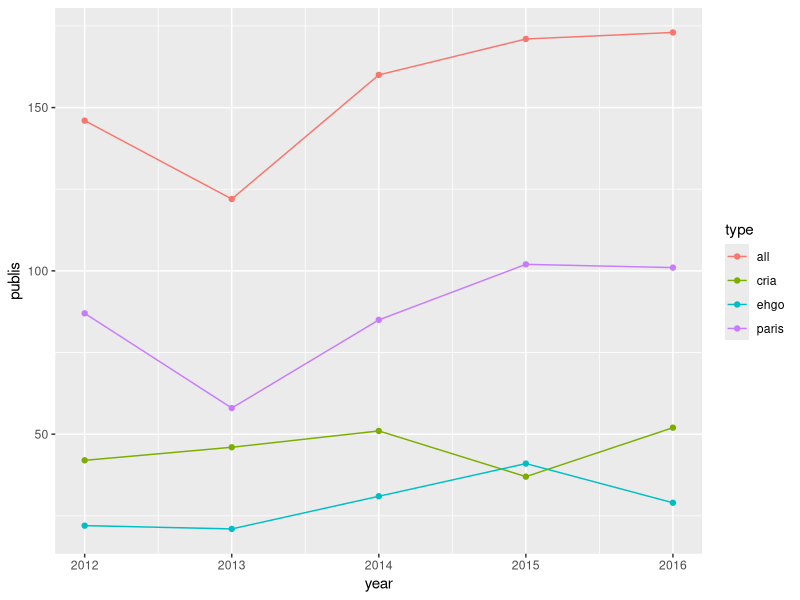
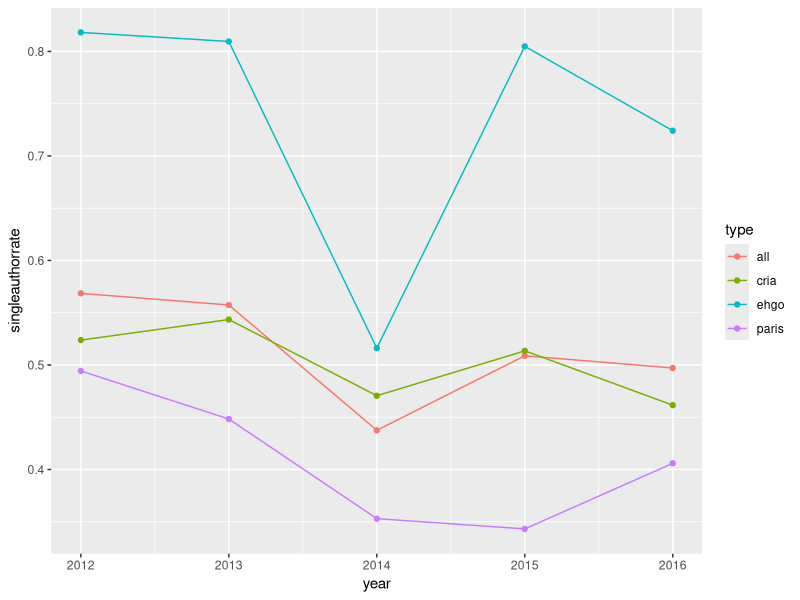
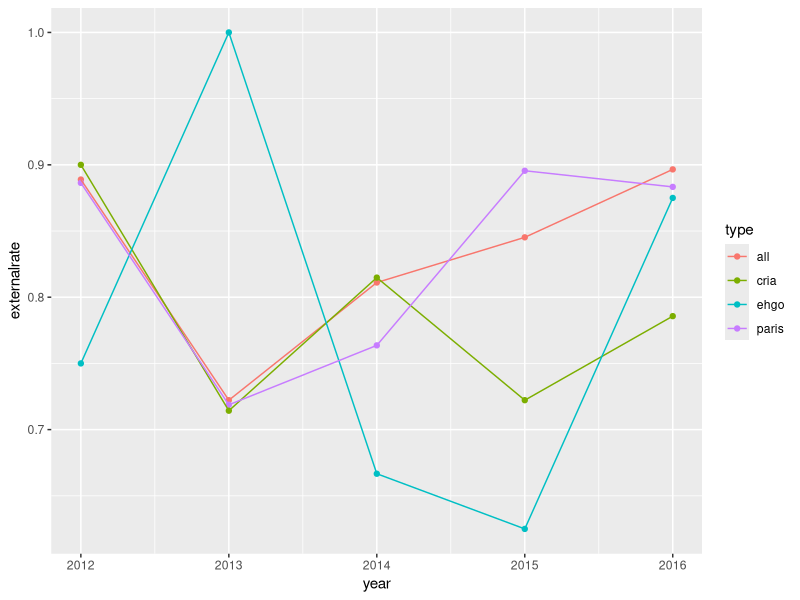
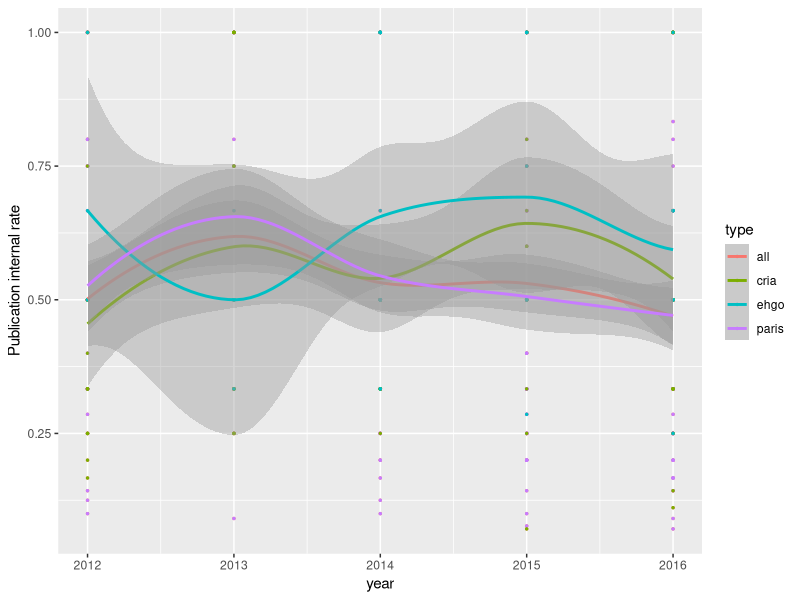
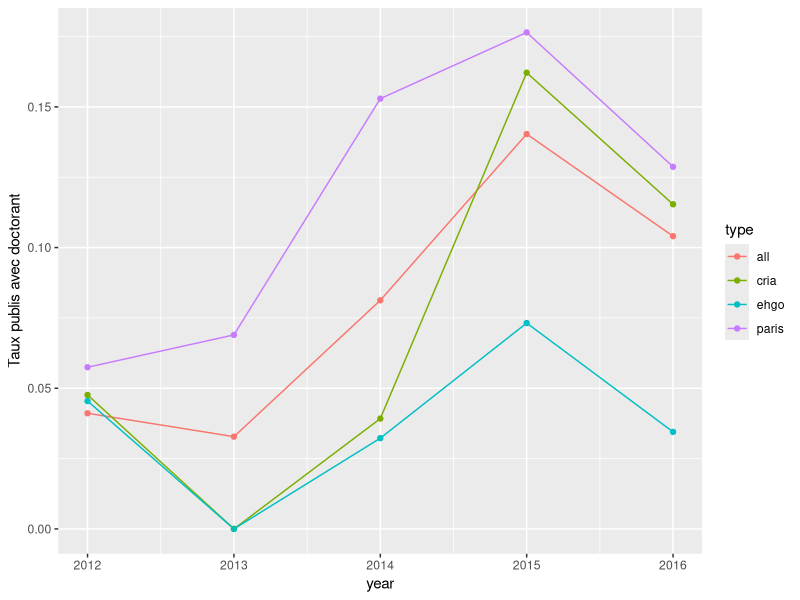
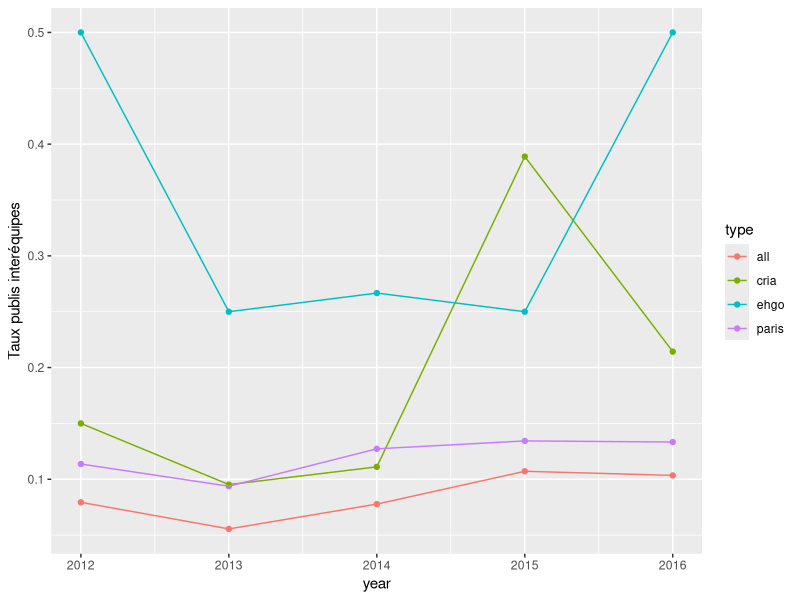
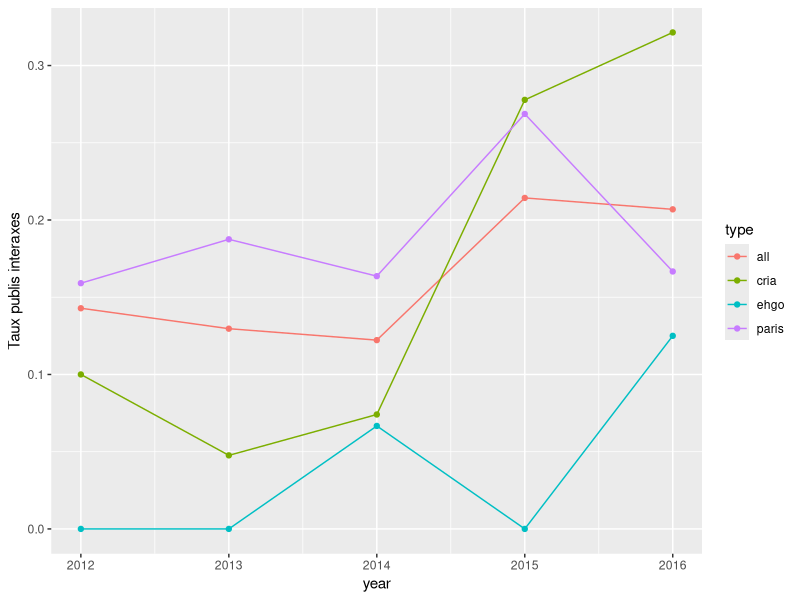
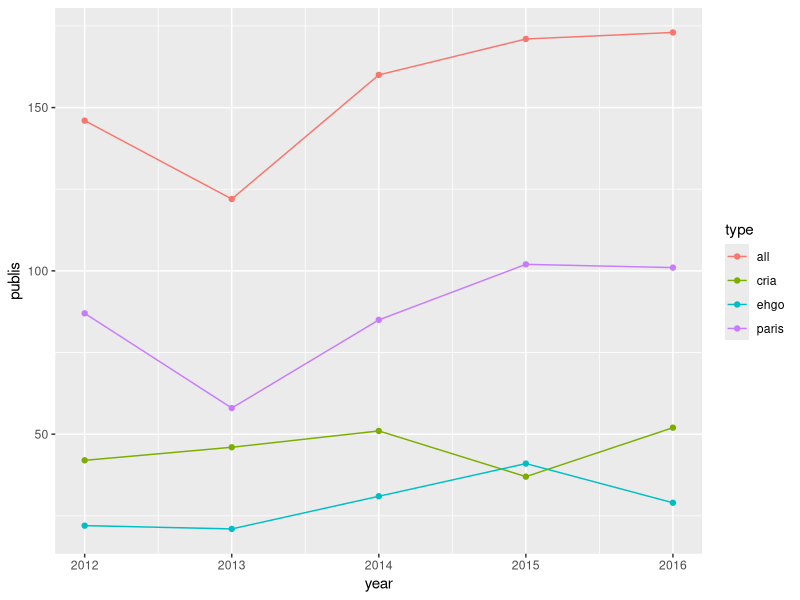

Source code (R) for these figures, in order: (Note: this script raises an error after producing the figures.)

# simplified analysis

# load data


library(dplyr)
library(ggplot2)


setwd(paste0(Sys.getenv('CS_HOME'),'/Misc/AnalyseGeocites/Models'))
resdir = paste0(Sys.getenv('CS_HOME'),'/Misc/AnalyseGeocites/Results/measures/')

# authors
authors <- as.tbl(read.csv('data/authors_desamb.csv',sep=";",stringsAsFactors = FALSE))
# publications
publis <- as.tbl(read.csv('data/publications.csv',sep=";",stringsAsFactors = FALSE))
# authorship
authorship <- as.tbl(read.csv('data/authorship.csv',sep=";",stringsAsFactors = FALSE))
authorship = authorship[sapply(authorship$AuteurDesamb,nchar)>0,]

publitypes = c("article_revue","article","ouvrage","chapitre","proceedings","actes_congres_national","dir_ouvrage")
years = 2012:2016

publis = publis[publis$typepubli%in%publitypes,]

# nbr publis
nrow(publis)

team_authorship = left_join(authorship,authors,by=c('AuteurDesamb'='NOM'))
team_authorship$EQUIPE[is.na(team_authorship$EQUIPE)]="EXT"
team_authorship$STATUT[is.na(team_authorship$STATUT)]=666
team_authorship = team_authorship[team_authorship$id_article%in%publis$id&team_authorship$EQUIPE!=""&team_authorship$id_article!=6522,] # 6522 : side effect of removing desjardins ; only one with one ext left alone.
# multi team ?
#duplicated(team_authorship[,1:2])
byteam = team_authorship%>%group_by(id_article)%>%
  summarise(paris=as.numeric(sum(as.numeric("P.A.R.I.S"%in%EQUIPE))>0),
            cria=as.numeric(sum(as.numeric("C.R.I.A"%in%EQUIPE))>0),
            ehgo=as.numeric(sum(as.numeric("E.H.GO"%in%EQUIPE))>0),
            internonly=as.numeric(prod(as.numeric(AuteurDesamb%in%authors$NOM))==1),
            nbauthorsintern = sum(as.numeric(AuteurDesamb%in%authors$NOM)),
            nbauthors = n(),
            nbequipes = length(unique(EQUIPE[EQUIPE!="EXT"])), # ! remove NAs !
            withDoctorant = as.numeric(1%in%STATUT),
            onlyDoctorants = prod(STATUT)==1
            )

# add nb axes
nbaxes = sapply(publis$axe, function(s){length(strsplit(s,split=',')[[1]])})
publis$nbaxes=nbaxes
byteam=left_join(byteam,publis[,c(1,4,9)],by=c('id_article'='id'))


# count by teams
nrow(byteam)
sum(byteam$paris)
sum(byteam$cria)
sum(byteam$ehgo)

# same by year
counts = c();cyears=c();types=c()
for(year in years){
  counts=append(counts,length(which(byteam$year==year)));types=append(types,'all');cyears=append(cyears,year)
  counts=append(counts,length(which(byteam$year==year&byteam$paris>0)));types=append(types,'paris');cyears=append(cyears,year)
  counts=append(counts,length(which(byteam$year==year&byteam$cria>0)));types=append(types,'cria');cyears=append(cyears,year)
  counts=append(counts,length(which(byteam$year==year&byteam$ehgo>0)));types=append(types,'ehgo');cyears=append(cyears,year)
}
ggplot(data.frame(publis=counts,year=cyears,type=types),aes(x=year,y=publis,col=type,group=type))+geom_point()+geom_line()
ggsave(filename = paste0(resdir,'publi_count.pdf'),width=15,height=10,units = 'cm')


# number of authors
#team_authorship %>% group_by(id_article)%>%summarise(nbauthors = n())
100*length(which(byteam$nbauthors==1))/nrow(byteam)
100*length(which(byteam$nbauthors==1&byteam$paris>0))/sum(byteam$paris)
100*length(which(byteam$nbauthors==1&byteam$cria>0))/sum(byteam$cria)
100*length(which(byteam$nbauthors==1&byteam$ehgo>0))/sum(byteam$ehgo)

# same by year
counts = c();cyears=c();types=c()
for(year in years){
  counts=append(counts,length(which(byteam$nbauthors==1&byteam$year==year))/length(which(byteam$year==year)));types=append(types,'all');cyears=append(cyears,year)
  counts=append(counts,length(which(byteam$nbauthors==1&byteam$paris>0&byteam$year==year))/sum(byteam$paris[byteam$year==year]));types=append(types,'paris');cyears=append(cyears,year)
  counts=append(counts,length(which(byteam$nbauthors==1&byteam$cria>0&byteam$year==year))/sum(byteam$cria[byteam$year==year]));types=append(types,'cria');cyears=append(cyears,year)
  counts=append(counts,length(which(byteam$nbauthors==1&byteam$ehgo>0&byteam$year==year))/sum(byteam$ehgo[byteam$year==year]));types=append(types,'ehgo');cyears=append(cyears,year)
}
ggplot(data.frame(singleauthorrate=counts,year=cyears,type=types),aes(x=year,y=singleauthorrate,col=type,group=type))+geom_point()+geom_line()
ggsave(filename = paste0(resdir,'single_author_rate.pdf'),width=15,height=10,units = 'cm')




# intern - extern
#authorship$AuteurDesamb%in%authors$NOM
100*length(which(byteam$internonly!=1))/length(which(byteam$nbauthors>1))
100*length(which(byteam$internonly!=1&byteam$paris>0))/length(which(byteam$nbauthors>1&byteam$paris>0))
100*length(which(byteam$internonly!=1&byteam$cria>0))/length(which(byteam$nbauthors>1&byteam$cria>0))
100*length(which(byteam$internonly!=1&byteam$ehgo>0))/length(which(byteam$nbauthors>1&byteam$ehgo>0))


counts = c();cyears=c();types=c()
for(year in years){
  counts=append(counts,length(which(byteam$internonly!=1&byteam$year==year))/length(which(byteam$nbauthors>1&byteam$year==year)));types=append(types,'all');cyears=append(cyears,year)
  counts=append(counts,length(which(byteam$internonly!=1&byteam$paris>0&byteam$year==year))/length(which(byteam$nbauthors>1&byteam$paris>0&byteam$year==year))
);types=append(types,'paris');cyears=append(cyears,year)
  counts=append(counts,length(which(byteam$internonly!=1&byteam$cria>0&byteam$year==year))/length(which(byteam$nbauthors>1&byteam$cria>0&byteam$year==year))
);types=append(types,'cria');cyears=append(cyears,year)
  counts=append(counts,length(which(byteam$internonly!=1&byteam$ehgo>0&byteam$year==year))/length(which(byteam$nbauthors>1&byteam$ehgo>0&byteam$year==year))
);types=append(types,'ehgo');cyears=append(cyears,year)
}
ggplot(data.frame(externalrate=counts,year=cyears,type=types),aes(x=year,y=externalrate,col=type,group=type))+geom_point()+geom_line()
# NOTE : for ehgo in 2013, 3 publis only with nbauthors > 1
ggsave(filename = paste0(resdir,'external_rate.pdf'),width=15,height=10,units = 'cm')


# rate intern / nbauthors

rateall = byteam$nbauthorsintern[byteam$nbauthors>1]/byteam$nbauthors[byteam$nbauthors>1]
mean(rateall)
sd(rateall)

rateparis = byteam$nbauthorsintern[byteam$nbauthors>1&byteam$paris>0]/byteam$nbauthors[byteam$nbauthors>1&byteam$paris>0]
mean(rateparis)
sd(rateparis)

ratecria = byteam$nbauthorsintern[byteam$nbauthors>1&byteam$cria>0]/byteam$nbauthors[byteam$nbauthors>1&byteam$cria>0]
mean(ratecria)
sd(ratecria)

ratehgo = byteam$nbauthorsintern[byteam$nbauthors>1&byteam$ehgo>0]/byteam$nbauthors[byteam$nbauthors>1&byteam$ehgo>0]
mean(ratehgo)
sd(ratehgo)



rates = c();cyears=c();types=c()
for(year in years){
  allrows=byteam$nbauthors>1&byteam$year==year
  rates=append(rates,byteam$nbauthorsintern[allrows]/byteam$nbauthors[allrows]);types=append(types,rep('all',length(which(allrows))));cyears=append(cyears,rep(year,length(which(allrows))))
  parisrows=byteam$nbauthors>1&byteam$year==year&byteam$paris>0
  rates=append(rates,byteam$nbauthorsintern[parisrows]/byteam$nbauthors[parisrows]);types=append(types,rep('paris',length(which(parisrows))));cyears=append(cyears,rep(year,length(which(parisrows))))
  criarows=byteam$nbauthors>1&byteam$year==year&byteam$cria>0
  rates=append(rates,byteam$nbauthorsintern[criarows]/byteam$nbauthors[criarows]);types=append(types,rep('cria',length(which(criarows))));cyears=append(cyears,rep(year,length(which(criarows))))
  ehgorows=byteam$nbauthors>1&byteam$year==year&byteam$ehgo>0
  rates=append(rates,byteam$nbauthorsintern[ehgorows]/byteam$nbauthors[ehgorows]);types=append(types,rep('ehgo',length(which(ehgorows))));cyears=append(cyears,rep(year,length(which(ehgorows))))
}
ggplot(data.frame(publiinternrate=rates,year=cyears,type=types),aes(x=year,y=publiinternrate,color=type))+geom_point(size=0.5)+stat_smooth()+ylab("Publication internal rate")
ggsave(filename = paste0(resdir,'publiinternrate.pdf'),width=15,height=10,units = 'cm')



####
# proportion avec doctorants

100*length(which(byteam$withDoctorant==1))/nrow(byteam)
100*length(which(byteam$withDoctorant==1&byteam$paris>0))/sum(byteam$paris)
100*length(which(byteam$withDoctorant==1&byteam$cria>0))/sum(byteam$cria)
100*length(which(byteam$withDoctorant==1&byteam$ehgo>0))/sum(byteam$ehgo)

# doctorants seuls - un auteur
100*length(which(byteam$withDoctorant==1&byteam$nbauthors==1))/nrow(byteam)
100*length(which(byteam$withDoctorant==1&byteam$paris>0&byteam$nbauthors==1))/sum(byteam$paris)
100*length(which(byteam$withDoctorant==1&byteam$cria>0&byteam$nbauthors==1))/sum(byteam$cria)
100*length(which(byteam$withDoctorant==1&byteam$ehgo>0&byteam$nbauthors==1))/sum(byteam$ehgo)

# only doctorants - any authors
100*length(which(byteam$onlyDoctorants))/nrow(byteam)
100*length(which(byteam$onlyDoctorants&byteam$paris>0))/sum(byteam$paris)
100*length(which(byteam$onlyDoctorants&byteam$cria>0))/sum(byteam$cria)
100*length(which(byteam$onlyDoctorants&byteam$ehgo>0))/sum(byteam$ehgo)



counts= c();cyears=c();types=c()
for(year in years){
  counts=append(counts,length(which(byteam$withDoctorant==1&byteam$year==year))/length(which(byteam$year==year)));types=append(types,'all');cyears=append(cyears,year)
  counts=append(counts,length(which(byteam$withDoctorant==1&byteam$paris>0&byteam$year==year))/sum(byteam$paris[byteam$year==year]));types=append(types,'paris');cyears=append(cyears,year)
  counts=append(counts,length(which(byteam$withDoctorant==1&byteam$cria>0&byteam$year==year))/sum(byteam$cria[byteam$year==year]));types=append(types,'cria');cyears=append(cyears,year)
  counts=append(counts,length(which(byteam$withDoctorant==1&byteam$ehgo>0&byteam$year==year))/sum(byteam$ehgo[byteam$year==year]));types=append(types,'ehgo');cyears=append(cyears,year)
}
ggplot(data.frame(withdoctorantrate=counts,year=cyears,type=types),aes(x=year,y=withdoctorantrate,col=type,group=type))+geom_point()+geom_line()+ylab("Taux publis avec doctorant")
ggsave(filename = paste0(resdir,'taux_doctorant.pdf'),width=15,height=10,units = 'cm')


# effectif de doctorants par equipes
length(which(authors$STATUT==1))
length(which(authors$STATUT==1))/length(which(authors$MEMBRE==1))

length(which(authors$STATUT==1&authors$EQUIPE=="P.A.R.I.S"))
length(which(authors$STATUT==1&authors$EQUIPE=="P.A.R.I.S"))/length(which(authors$MEMBRE==1&authors$EQUIPE=="P.A.R.I.S"))
length(which(authors$STATUT==1&authors$EQUIPE=="C.R.I.A"))
length(which(authors$STATUT==1&authors$EQUIPE=="C.R.I.A"))/length(which(authors$MEMBRE==1&authors$EQUIPE=="C.R.I.A"))
length(which(authors$STATUT==1&authors$EQUIPE=="E.H.GO"))
length(which(authors$STATUT==1&authors$EQUIPE=="E.H.GO"))/length(which(authors$MEMBRE==1&authors$EQUIPE=="E.H.GO"))



####

# prop interequipes
100*length(which(byteam$nbequipes>1&byteam$nbauthors>1))/length(which(byteam$nbauthors>1))
#byteam[byteam$nbequipes==3,]
#data.frame(publis[publis$id==7216,])

100*length(which(byteam$nbequipes>1&byteam$nbauthors>1&byteam$paris>0))/length(which(byteam$nbauthors>1&byteam$paris>0))
100*length(which(byteam$nbequipes>1&byteam$nbauthors>1&byteam$cria>0))/length(which(byteam$nbauthors>1&byteam$cria>0))
100*length(which(byteam$nbequipes>1&byteam$nbauthors>1&byteam$ehgo>0))/length(which(byteam$nbauthors>1&byteam$ehgo>0))

# paris \inter cria length(which(byteam$nbauthors>1&byteam$paris>0&byteam$cria>0))
# paris \inter ehgo length(which(byteam$nbauthors>1&byteam$paris>0&byteam$ehgo>0))
# cria \inter ehgo length(which(byteam$nbauthors>1&byteam$cria>0&byteam$ehgo>0))
#length(which(byteam$nbequipes==1&byteam$nbauthors>1&byteam$paris>0))+
#  length(which(byteam$nbequipes==1&byteam$nbauthors>1&byteam$cria>0))+
#  length(which(byteam$nbequipes==1&byteam$nbauthors>1&byteam$ehgo>0))+
#  length(which(byteam$nbauthors>1&byteam$paris>0&byteam$cria>0))+
#  length(which(byteam$nbauthors>1&byteam$paris>0&byteam$ehgo>0))+
#  length(which(byteam$nbauthors>1&byteam$cria>0&byteam$ehgo>0))
#length(which(byteam$nbequipes==2&byteam$nbauthors>1&byteam$paris>0))
#length(which(byteam$nbauthors>1&byteam$paris>0))
#which(byteam$paris+byteam$cria+byteam$ehgo==0)


counts = c();cyears=c();types=c()
for(year in years){
  counts=append(counts,length(which(byteam$nbequipes>1&byteam$nbauthors>1&byteam$year==year))/length(which(byteam$nbauthors>1&byteam$year==year)));types=append(types,'all');cyears=append(cyears,year)
  counts=append(counts,length(which(byteam$nbequipes>1&byteam$nbauthors>1&byteam$paris>0&byteam$year==year))/length(which(byteam$nbauthors>1&byteam$paris>0&byteam$year==year))
);types=append(types,'paris');cyears=append(cyears,year)
  counts=append(counts,length(which(byteam$nbequipes>1&byteam$nbauthors>1&byteam$cria>0&byteam$year==year))/length(which(byteam$nbauthors>1&byteam$cria>0&byteam$year==year))
);types=append(types,'cria');cyears=append(cyears,year)
  counts=append(counts,length(which(byteam$nbequipes>1&byteam$nbauthors>1&byteam$ehgo>0&byteam$year==year))/length(which(byteam$nbauthors>1&byteam$ehgo>0&byteam$year==year))
);types=append(types,'ehgo');cyears=append(cyears,year)
}
ggplot(data.frame(interteam=counts,year=cyears,type=types),aes(x=year,y=interteam,col=type,group=type))+geom_point()+geom_line()+ylab("Taux publis interéquipes")
ggsave(filename = paste0(resdir,'tauxpublisinterequipe.pdf'),width=15,height=10,units = 'cm')




# prop interaxes
100*length(which(byteam$nbaxes>1&byteam$nbauthors>1))/length(which(byteam$nbauthors>1))

100*length(which(byteam$nbaxes>1&byteam$nbauthors>1&byteam$paris>0))/length(which(byteam$nbauthors>1&byteam$paris>0))
100*length(which(byteam$nbaxes>1&byteam$nbauthors>1&byteam$cria>0))/length(which(byteam$nbauthors>1&byteam$cria>0))
100*length(which(byteam$nbaxes>1&byteam$nbauthors>1&byteam$ehgo>0))/length(which(byteam$nbauthors>1&byteam$ehgo>0))

counts = c();cyears=c();types=c()
for(year in years){
  counts=append(counts,length(which(byteam$nbaxes>1&byteam$nbauthors>1&byteam$year==year))/length(which(byteam$nbauthors>1&byteam$year==year)));types=append(types,'all');cyears=append(cyears,year)
  counts=append(counts,length(which(byteam$nbaxes>1&byteam$nbauthors>1&byteam$paris>0&byteam$year==year))/length(which(byteam$nbauthors>1&byteam$paris>0&byteam$year==year))
  );types=append(types,'paris');cyears=append(cyears,year)
  counts=append(counts,length(which(byteam$nbaxes>1&byteam$nbauthors>1&byteam$cria>0&byteam$year==year))/length(which(byteam$nbauthors>1&byteam$cria>0&byteam$year==year))
  );types=append(types,'cria');cyears=append(cyears,year)
  counts=append(counts,length(which(byteam$nbaxes>1&byteam$nbauthors>1&byteam$ehgo>0&byteam$year==year))/length(which(byteam$nbauthors>1&byteam$ehgo>0&byteam$year==year))
  );types=append(types,'ehgo');cyears=append(cyears,year)
}
ggplot(data.frame(interaxe=counts,year=cyears,type=types),aes(x=year,y=interaxe,col=type,group=type))+geom_point()+geom_line()+ylab("Taux publis interaxes")
ggsave(filename = paste0(resdir,'tauxpublisinteraxes.pdf'),width=15,height=10,units = 'cm')




########
### Interaxes collaboration matrix

axes = unique(unlist(sapply(publis$axe[publis$id%in%byteam$id_article],function(s){strsplit(s,',')[[1]]})))
collabmatrix = matrix(0,length(axes),length(axes));rownames(collabmatrix)=axes;colnames(collabmatrix)=axes

for(axestr in publis$axe[publis$id%in%byteam$id_article]){
  if(nchar(axestr)>0){
    currentaxes = strsplit(axestr,',')[[1]];
    if(length(currentaxes)==1){collabmatrix[currentaxes[1],currentaxes[1]]=collabmatrix[currentaxes[1],currentaxes[1]]+1}
    else{for(i1 in 1:length(currentaxes)){for(i2 in 1:length(currentaxes)){collabmatrix[currentaxes[i1],currentaxes[i2]]=collabmatrix[currentaxes[i1],currentaxes[i2]]+1}}}
  }
}

write.table(collabmatrix,file = paste0(resdir,'axescollab.csv'),quote = FALSE,sep = ',',row.names = T,col.names = T)


###
## Modularities

allyears=2012:2016

names = authors$NOM
teamprobas = as.matrix(data.frame(paris = as.numeric(authors$EQUIPE=="P.A.R.I.S"),
                        cria = as.numeric(authors$EQUIPE=="C.R.I.A"),
                        ehgo=as.numeric(authors$EQUIPE=="E.H.GO")))
rownames(teamprobas)<-names

nrepet=50

mods= c();years=c();types=c()
rdmods=c();rdsdmods=c()
for(year in allyears){
  show(year)
  adjacency =coAuthorshipAdj(year)
  axesprobas = authorAxesProbas(year)#authorsProbas(V(g)$name,8,axes,c(year))
  #teamprobas = #authorsProbas(V(g)$name,6,teams,c(year))
  axeadj=adjacency[rownames(axesprobas),rownames(axesprobas)]
  mods=append(mods,overlappingmodularity(axesprobas,axeadj))
  mods=append(mods,overlappingmodularity(teamprobas,adjacency))
  years=append(years,c(year,year));types=append(types,c("axes","equipes"))
  # randomized networks
  ramod=c();rtmod=c()
  for(i in 1:nrepet){
    ramod=append(ramod,overlappingmodularity(axesprobas,axeadj[sample.int(nrow(axeadj)),sample.int(ncol(axeadj))]))
    rtmod=append(rtmod,overlappingmodularity(teamprobas,adjacency[sample.int(nrow(adjacency)),sample.int(ncol(adjacency))]))
  }
  rdmods=append(rdmods,mean(ramod));rdmods=append(rdmods,mean(rtmod))
  rdsdmods=append(rdsdmods,sd(ramod));rdsdmods=append(rdsdmods,sd(rtmod))
}

g=ggplot(data.frame(mod=mods,year=years,type=types,rdmod=rdmods,sdrdmod=rdsdmods))
g+geom_point(aes(x=year,y=mod,colour=type))+geom_line(aes(x=year,y=mod,colour=type,group=type))+
  geom_point(aes(x=year,y=rdmod,colour=type))+geom_line(aes(x=year,y=rdmod,colour=type,group=type),linetype=2)+
  geom_errorbar(aes(x=year,y=rdmod,ymin=rdmod-sdrdmod,ymax=rdmod+sdrdmod,colour=type),width=0.15)+
  ylab("Multiclass modularity")
  
